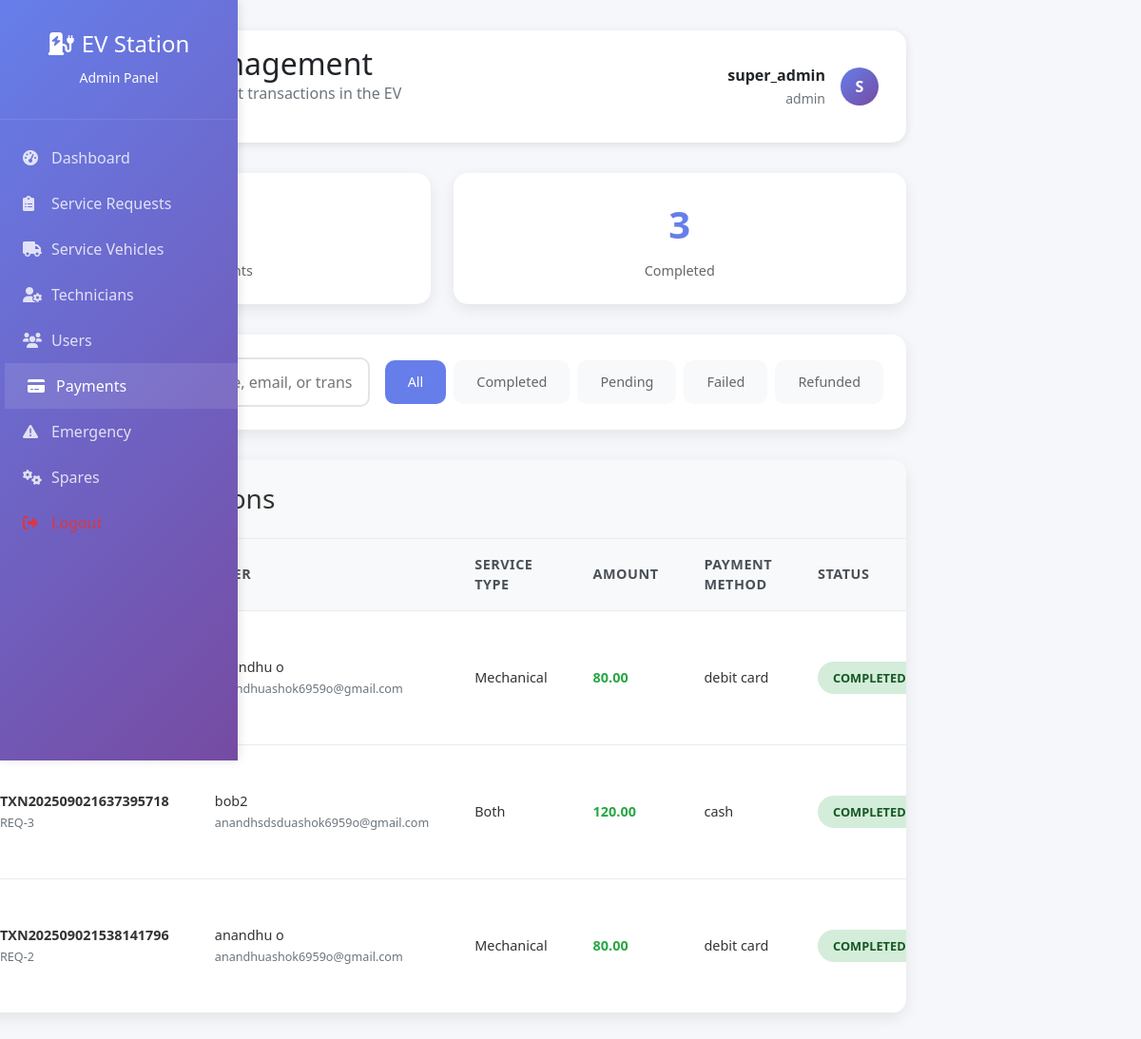
/admin/payments.php (signed in), run on the app's committed database.
### tables this page shows
CREATE TABLE `payments` (
  `id` int(11) NOT NULL,
  `service_request_id` int(11) NOT NULL,
  `amount` decimal(10,2) NOT NULL,
  `payment_method` enum('credit_card','debit_card','digital_wallet','cash') NOT NULL,
  `transaction_id` varchar(100) DEFAULT NULL,
  `status` enum('pending','completed','failed','refunded') DEFAULT 'pending',
  `created_at` timestamp NOT NULL DEFAULT current_timestamp()
);

CREATE TABLE `users` (
  `id` int(11) NOT NULL,
  `username` varchar(50) NOT NULL,
  `email` varchar(100) NOT NULL,
  `password` varchar(255) NOT NULL,
  `full_name` varchar(100) NOT NULL,
  `phone` varchar(20) DEFAULT NULL,
  `vehicle_model` varchar(100) DEFAULT NULL,
  `vehicle_plate` varchar(20) DEFAULT NULL,
  `created_at` timestamp NOT NULL DEFAULT current_timestamp(),
  `updated_at` timestamp NOT NULL DEFAULT current_timestamp() ON UPDATE current_timestamp()
);

CREATE TABLE `service_requests` (
  `id` int(11) NOT NULL,
  `user_id` int(11) NOT NULL,
  `user_vehicle_id` int(11) DEFAULT NULL,
  `request_type` enum('charging','mechanical','both') NOT NULL,
  `vehicle_location_lat` decimal(10,8) NOT NULL,
  `vehicle_location_lng` decimal(11,8) NOT NULL,
  `description` text DEFAULT NULL,
  `urgency_level` enum('low','medium','high','emergency') DEFAULT 'medium',
  `status` enum('pending','assigned','in_progress','completed','cancelled') DEFAULT 'pending',
  `assigned_vehicle_id` int(11) DEFAULT NULL,
  `assigned_technician_id` int(11) DEFAULT NULL,
  `estimated_arrival_time` datetime DEFAULT NULL,
  `actual_arrival_time` datetime DEFAULT NULL,
  `completion_time` datetime DEFAULT NULL,
  `total_cost` decimal(10,2) DEFAULT NULL,
  `payment_status` enum('pending','paid','failed') DEFAULT 'pending',
  `created_at` timestamp NOT NULL DEFAULT current_timestamp(),
  `updated_at` timestamp NOT NULL DEFAULT current_timestamp() ON UPDATE current_timestamp()
);

### config/database.php (called while the page is built, shortened)
<?php
class Database {
    private $host = 'localhost';
    private $db_name = 'ev_mobile_station';
    private $username = 'root';
    private $password = '';
    private $conn;
    public function getConnection() {
        if ($this->conn === null) {
            try {
                $this->conn = new PDO(
                    "mysql:host=" . $this->host . ";dbname=" . $this->db_name . ";charset=utf8mb4",
                    $this->username,
                    $this->password,
                    array(
                        PDO::ATTR_ERRMODE => PDO::ERRMODE_EXCEPTION,
                        PDO::ATTR_DEFAULT_FETCH_MODE => PDO::FETCH_ASSOC,
                        PDO::MYSQL_ATTR_INIT_COMMAND => "SET NAMES utf8mb4",
                        PDO::ATTR_PERSISTENT => false,
                        PDO::ATTR_EMULATE_PREPARES => false
                    )
                );
            } catch(PDOException $exception) {
                error_log("Database connection error: " . $exception->getMessage());
                throw new Exception("Database connection failed: " . $exception->getMessage());
            }
        }
        return $this->conn;
    }
    public function executeQuery($sql, $params = []) {
        try {
            $conn = $this->getConnection();
            $stmt = $conn->prepare($sql);
            $stmt->execute($params);
            return $stmt;
        } catch (Exception $e) {
            error_log("Query execution error: " . $e->getMessage());
            throw new Exception("Query execution failed: " . $e->getMessage());
        }
    }
}
?>

### admin/payments.php (the view, shortened to what this page needs)
<?php
$db = Database::getInstance();
$filter = $_GET['filter'] ?? 'all';
$search = $_GET['search'] ?? '';
$sql = "SELECT p.id, p.transaction_id, p.amount, p.payment_method, p.status, p.created_at,
               sr.id AS request_id, sr.request_type,
               u.full_name AS user_name, u.email AS user_email
        FROM payments p
        JOIN service_requests sr ON p.service_request_id = sr.id
        JOIN users u ON sr.user_id = u.id
        ORDER BY p.created_at DESC";
$stmt = $db->executeQuery($sql);
$payments = $stmt->fetchAll();
$filtered_payments = $payments;
$total_payments = count($payments);
$completed_payments = count(array_filter($payments, function($p) { return $p['status'] === 'completed'; }));
?>
<!DOCTYPE html>
<html lang="en">
<head>
    <link href="https://cdn.jsdelivr.net/npm/bootstrap@5.1.3/dist/css/bootstrap.min.css" rel="stylesheet">
    <link rel="stylesheet" href="https://cdnjs.cloudflare.com/ajax/libs/font-awesome/6.0.0/css/all.min.css">
</head>
<body>
    <div class="container-fluid">
        <div class="row">
            <div class="col-md-3 col-lg-2 px-0" style="position: relative; z-index: 1000;">
                <div class="sidebar">
                    <div class="sidebar-header">
                        <h4><i class="fas fa-charging-station me-2"></i>EV Station</h4>
                        <small>Admin Panel</small>
                    </div>
                    <nav class="sidebar-nav">
                        <a href="dashboard.php" class="nav-link">
                            <i class="fas fa-tachometer-alt"></i>Dashboard
                        </a>
                        <a href="requests.php" class="nav-link">
                            <i class="fas fa-clipboard-list"></i>Service Requests
                        </a>
                        <a href="vehicles.php" class="nav-link">
                            <i class="fas fa-truck"></i>Service Vehicles
                        </a>
                        <a href="technicians.php" class="nav-link">
                            <i class="fas fa-user-cog"></i>Technicians
                        </a>
                        <a href="users.php" class="nav-link">
                            <i class="fas fa-users"></i>Users
                        </a>
                        <a href="payments.php" class="nav-link active">
                            <i class="fas fa-credit-card"></i>Payments
                        </a>
                        <a href="emergency.php" class="nav-link">
                            <i class="fas fa-exclamation-triangle"></i>Emergency
                        </a>
                        <a href="spares.php" class="nav-link"><i class="fas fa-cogs"></i>Spares</a>
                        <a href="../logout.php" class="nav-link text-danger">
                            <i class="fas fa-sign-out-alt"></i>Logout
                        </a>
                    </nav>
                </div>
            </div>
            <div class="col-md-9 col-lg-10">
                <div class="main-content">
                    <div class="top-bar">
                        <div class="row align-items-center">
                            <div class="col-md-6">
                                <h2 class="mb-0"><i class="fas fa-credit-card me-2"></i>Payment Management</h2>
                                <p class="text-muted mb-0">Monitor and manage all payment transactions in the EV Mobile Station network</p>
                            </div>
                            <div class="col-md-6 text-end">
                                <div class="admin-info justify-content-end">
                                    <div class="text-end">
                                        <div class="fw-bold"><?php echo htmlspecialchars($_SESSION['admin_role'] ?? 'Admin'); ?></div>
                                        <small class="text-muted"><?php echo htmlspecialchars($_SESSION['admin_username'] ?? ''); ?></small>
                                    </div>
                                    <div class="admin-avatar">
                                        <?php echo strtoupper(substr($_SESSION['admin_full_name'] ?? 'A', 0, 1)); ?>
                                    </div>
                                </div>
                            </div>
                        </div>
                    </div>
                    <div class="stats-grid">
                        <div class="stat-card">
                            <div class="stat-number"><?php echo $total_payments; ?></div>
                            <div class="stat-label">Total Payments</div>
                        </div>
                        <div class="stat-card">
                            <div class="stat-number"><?php echo $completed_payments; ?></div>
                            <div class="stat-label">Completed</div>
                        </div>
                    </div>
                    <div class="controls">
                        <form method="GET" class="controls-row" style="width:100%">
                            <div class="search-box">
                                <input type="text" name="search" id="searchInput" placeholder="Search payments by user name, email, or transaction ID..."
                                       value="<?php echo htmlspecialchars($search); ?>">
                            </div>
                            <div class="filter-buttons">
                                <button type="submit" name="filter" value="all" class="filter-btn <?php echo $filter === 'all' ? 'active' : ''; ?>">All</button>
                                <button type="submit" name="filter" value="completed" class="filter-btn <?php echo $filter === 'completed' ? 'active' : ''; ?>">Completed</button>
                                <button type="submit" name="filter" value="pending" class="filter-btn <?php echo $filter === 'pending' ? 'active' : ''; ?>">Pending</button>
                                <button type="submit" name="filter" value="failed" class="filter-btn <?php echo $filter === 'failed' ? 'active' : ''; ?>">Failed</button>
                                <button type="submit" name="filter" value="refunded" class="filter-btn <?php echo $filter === 'refunded' ? 'active' : ''; ?>">Refunded</button>
                            </div>
                        </form>
                    </div>
                    <div class="payments-table">
                        <div class="table-header">
                            <h3>Payment Transactions</h3>
                        </div>
                        <?php if (empty($filtered_payments)): ?>
                            <div class="empty-state">
                                <i class="fas fa-credit-card"></i>
                                <p>No payments found matching your criteria</p>
                            </div>
                        <?php else: ?>
                            <div class="table-container">
                                <table>
                                    <thead>
                                        <tr>
                                            <th>Transaction ID</th>
                                            <th>User</th>
                                            <th>Service Type</th>
                                            <th>Amount</th>
                                            <th>Payment Method</th>
                                            <th>Status</th>
                                        </tr>
                                    </thead>
                                    <tbody>
                                        <?php foreach ($filtered_payments as $payment): ?>
                                            <tr>
                                                <td>
                                                    <strong><?php echo htmlspecialchars($payment['transaction_id'] ?? ''); ?></strong>
                                                    <br>
                                                    <small class="text-muted"><?php echo 'REQ-' . (int)$payment['request_id']; ?></small>
                                                </td>
                                                <td>
                                                    <div><?php echo htmlspecialchars($payment['user_name']); ?></div>
                                                    <small class="text-muted"><?php echo htmlspecialchars($payment['user_email']); ?></small>
                                                </td>
                                                <td><?php echo htmlspecialchars(ucfirst($payment['request_type'])); ?></td>
                                                <td class="amount"><?php echo number_format((float)$payment['amount'], 2); ?></td>
                                                <td><?php echo htmlspecialchars(str_replace('_',' ', $payment['payment_method'])); ?></td>
                                                <td>
                                                    <span class="status-badge status-<?php echo $payment['status']; ?>">
                                                        <?php echo ucfirst($payment['status']); ?>
                                                    </span>
                                                </td>
                                            </tr>
                                        <?php endforeach; ?>
                                    </tbody>
                                </table>
                            </div>
                        <?php endif; ?>
                    </div>
                </div>
            </div>
        </div>
    </div>
</body>
</html>

### data on the page
payments: users.full_name "anandhu o", users.email "anandhuashok6959o@gmail.com", service_request.request_type "Mechanical", amount "80.00", payment_method "debit card", status "COMPLETED"
payments: transaction "TXN202509021637395718", service_request "3", users.full_name "bob2", users.email "anandhsdsduashok6959o@gmail.com", service_request.request_type "Both", amount "120.00", payment_method "cash", status "COMPLETED"
payments: transaction "TXN202509021538141796", service_request "2", users.full_name "anandhu o", users.email "anandhuashok6959o@gmail.com", service_request.request_type "Mechanical", amount "80.00", payment_method "debit card", status "COMPLETED"

### other printed values
$_SESSION['admin_role'] "super_admin"
$_SESSION['admin_username'] "admin"
substr($_SESSION['admin_full_name'] ?? 'A', 0, 1) "S"
$completed_payments "3"
